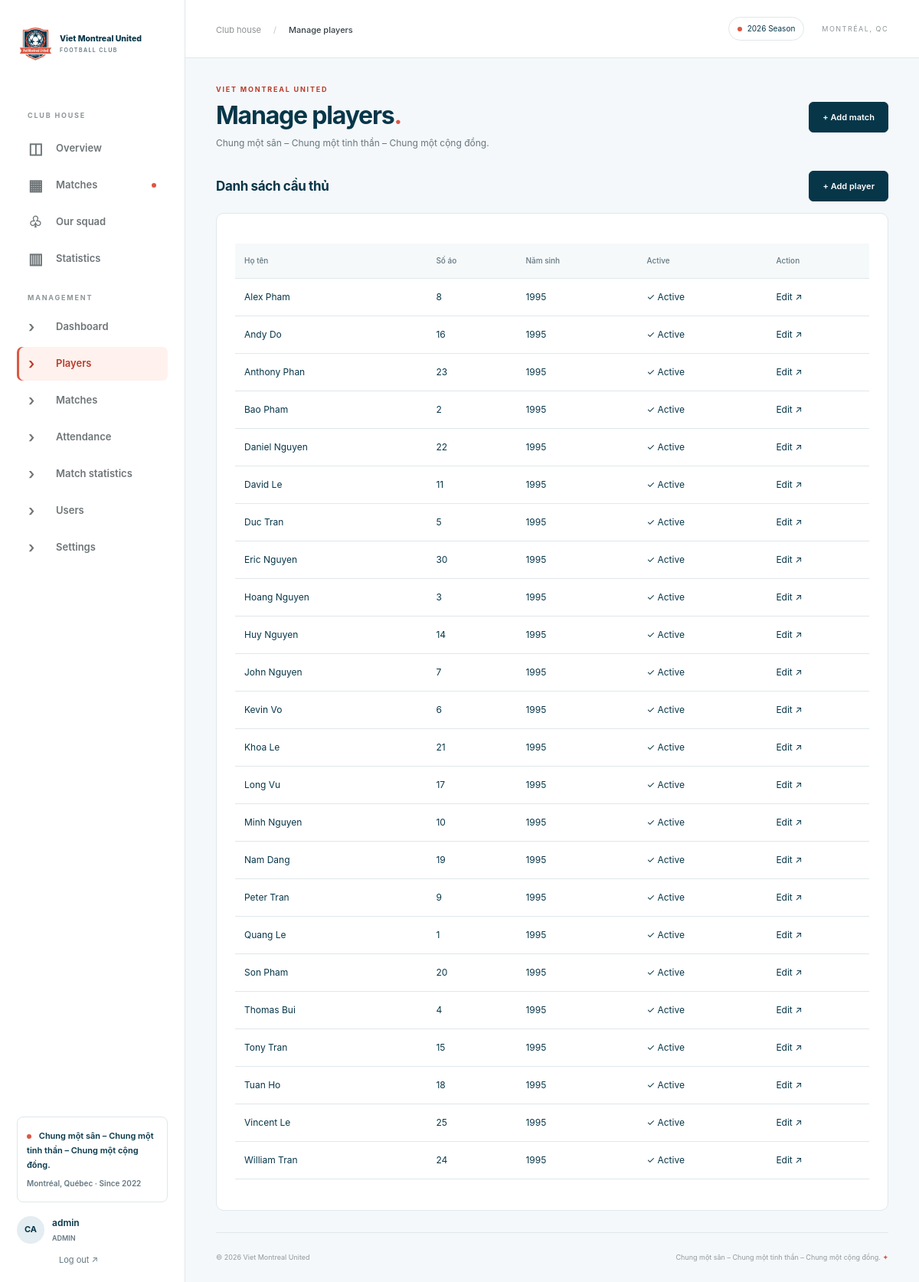
/index.php?page=admin-players (signed in), run on the app's committed database.
### tables this page shows
CREATE TABLE users (
 id INT UNSIGNED AUTO_INCREMENT PRIMARY KEY,
 username VARCHAR(60) NOT NULL UNIQUE,
 password_hash VARCHAR(255) NOT NULL,
 role ENUM('ADMIN','PLAYER') NOT NULL,
 player_id INT UNSIGNED NULL UNIQUE,
 is_active TINYINT(1) NOT NULL DEFAULT 1,
 created_at TIMESTAMP NOT NULL DEFAULT CURRENT_TIMESTAMP,
 updated_at TIMESTAMP NOT NULL DEFAULT CURRENT_TIMESTAMP ON UPDATE CURRENT_TIMESTAMP,
 FOREIGN KEY (player_id) REFERENCES players(id) ON DELETE RESTRICT
);

CREATE TABLE players (
 id INT UNSIGNED AUTO_INCREMENT PRIMARY KEY,
 full_name VARCHAR(120) NOT NULL,
 jersey_number VARCHAR(20) NOT NULL,
 jersey_key VARCHAR(20) GENERATED ALWAYS AS (LOWER(TRIM(jersey_number))) STORED,
 CONSTRAINT players_jersey_nonempty CHECK (CHAR_LENGTH(TRIM(jersey_number)) > 0),
 UNIQUE KEY players_jersey_unique (jersey_key),
 birth_year SMALLINT UNSIGNED NULL,
 photo_path VARCHAR(190) NULL,
 is_active TINYINT(1) NOT NULL DEFAULT 1,
 created_at TIMESTAMP NOT NULL DEFAULT CURRENT_TIMESTAMP,
 updated_at TIMESTAMP NOT NULL DEFAULT CURRENT_TIMESTAMP ON UPDATE CURRENT_TIMESTAMP
);

### public/index.php (called while the page is built, shortened)
<?php
require __DIR__.'/../app/bootstrap.php';
$page=is_string($_GET['page'] ?? null)?$_GET['page']:'home';
$routes=['home'=>'home','matches'=>'matches','match'=>'match','players'=>'players','profile'=>'profile','statistics'=>'statistics','login'=>'login','account'=>'account','admin'=>'home','admin-players'=>'admin-players','admin-player-edit'=>'admin-player-edit','admin-matches'=>'admin-matches','admin-match-edit'=>'admin-match-edit','admin-attendance'=>'admin-match-data','admin-stats'=>'admin-match-data','admin-users'=>'admin-users','admin-settings'=>'admin-settings'];
$titles=['home'=>'Club overview','matches'=>'Match centre','match'=>'Match detail','players'=>'Our squad','profile'=>'Player profile','statistics'=>'Club statistics','login'=>'Welcome back','account'=>'My account','admin'=>'Club dashboard','admin-players'=>'Manage players','admin-player-edit'=>'Player details','admin-matches'=>'Manage matches','admin-match-edit'=>'Match details','admin-attendance'=>'Match attendance','admin-stats'=>'Match statistics','admin-users'=>'Player accounts','admin-settings'=>'Club settings'];
$title=$titles[$page];
try { require __DIR__.'/../app/views/'.$routes[$page].'.php'; $content=ob_get_clean(); }
catch (DomainException $e) { ob_end_clean(); abort_page(404,$e->getMessage()); }
require __DIR__.'/../app/views/layout.php';

### app/auth.php (called while the page is built, shortened)
<?php
function current_user(): ?array {
    $u = one('SELECT u.*, p.full_name, p.photo_path, p.is_active AS player_active FROM users u LEFT JOIN players p ON p.id=u.player_id WHERE u.id=?', [$_SESSION['user_id']]);
    return $u;
}
function is_admin(): bool { return ($GLOBALS['user']['role'] ?? '') === 'ADMIN'; }

### app/bootstrap.php (called while the page is built, shortened)
<?php
require __DIR__ . '/functions.php';
require __DIR__ . '/auth.php';
try {
    $settings = array_column(query('SELECT * FROM settings'), 'setting_value', 'setting_key');
} catch (PDOException $e) {
    error_log($e->getMessage()); http_response_code(503);
    exit('Database is not configured. Configure config/database.local.php and follow README.md.');
}
$user = current_user();

### app/views/admin-players.php (the view)
<div class="section-heading"><h2>Danh sách cầu thủ</h2><a class="btn btn-dark" href="<?= url('admin-player-edit') ?>">+ Add player</a></div>
<section class="panel"><div class="table-responsive"><table class="table"><thead><tr><th>Họ tên</th><th>Số áo</th><th>Năm sinh</th><th>Active</th><th>Action</th></tr></thead><tbody>
<?php foreach(query('SELECT * FROM players ORDER BY is_active DESC,full_name,id') as $p): ?>
<tr><td><a href="<?= url('profile',['id'=>$p['id']]) ?>"><?= e($p['full_name']) ?></a></td><td class="jersey-text"><?= e($p['jersey_number']) ?></td><td><?= e($p['birth_year'] ?? '—') ?></td><td><?= $p['is_active']?'✓ Active':'Inactive' ?></td><td><a href="<?= url('admin-player-edit',['id'=>$p['id']]) ?>">Edit ↗</a></td></tr>
<?php endforeach; ?></tbody></table></div></section>

### app/views/layout.php (shortened to what this page needs)
<!doctype html>
<html lang="vi">
<head><link rel="stylesheet" href="assets/bootstrap.min.css"><link rel="stylesheet" href="assets/app.css?v=club-2022"><link rel="stylesheet" href="assets/club-theme.css?v=4"></head>
<body>
<aside class="sidebar" id="navigation">
<a href="<?= url() ?>" class="brand"><img class="brand-logo" src="assets/images/club-logo.jpg" alt="Logo Viet Montreal United" width="48" height="48"><span><span class="brand-name">Viet Montreal United</span><small>FOOTBALL CLUB</small></span></a>
<div class="nav-caption">CLUB HOUSE</div>
<nav aria-label="Main navigation">
<?php $nav=['home'=>['◫','Overview'],'matches'=>['▦','Matches'],'players'=>['♧','Our squad'],'statistics'=>['▥','Statistics']]; foreach($nav as $key=>[$icon,$label]): $args=$key==='profile'?['id'=>$user['player_id']]:($key==='match'?['id'=>$nm['id']]:[]); ?>
<a class="nav-item <?= $page===$key?'active':'' ?>" href="<?= url($key,$args) ?>"><span><?= $icon ?></span><?= e($label) ?><?= $key==='matches'?'<i class="nav-dot"></i>':'' ?></a>
<?php endforeach; ?>
<?php if(is_admin()): ?><div class="nav-caption">MANAGEMENT</div><?php foreach(['admin'=>'Dashboard','admin-players'=>'Players','admin-matches'=>'Matches','admin-attendance'=>'Attendance','admin-stats'=>'Match statistics','admin-users'=>'Users','admin-settings'=>'Settings'] as $key=>$label): ?><a class="nav-item <?= $page===$key?'active':'' ?>" href="<?= url($key) ?>"><span>›</span><?= e($label) ?></a><?php endforeach; endif; ?>
</nav>
<div class="sidebar-bottom"><div class="club-note"><span class="live-dot"></span> <?= e(club_slogan()) ?><small>Montréal, Québec · Since 2022</small></div>
<?php if($user): ?><a class="user-link" href="<?= url('account') ?>"><?= avatar(array_replace($user,['full_name'=>$user['full_name'] ?? 'Club Admin'])) ?><span><?= e($user['full_name'] ?? $user['username']) ?><small><?= e($user['role']) ?></small></span></a><form method="post"><?= csrf() ?><input type="hidden" name="action" value="logout"><button class="logout" type="submit">Log out ↗</button></form><?php else: ?><a class="btn btn-dark w-100" href="<?= url('login') ?>">Member login ↗</a><?php endif; ?></div>
</aside>
<div class="workspace"><header class="topbar"><div class="topbar-left"><button class="menu-toggle" type="button" aria-controls="navigation" aria-expanded="false" aria-label="Toggle menu">☰</button><span class="breadcrumb-label">Club house <span>/</span> <strong><?= e($title) ?></strong></span></div><div class="topbar-right"><span class="season-pill"><span class="live-dot"></span><?= e($settings['season_label']) ?></span><span class="top-location">MONTRÉAL, QC</span></div></header>
<main id="main"><div class="page-heading"><div><div class="eyebrow">VIET MONTREAL UNITED</div><h1><?= e($title) ?><span class="title-dot">.</span></h1><p><?= e(club_slogan()) ?></p></div><div class="heading-action"><?php if(is_admin()): ?><a class="btn btn-dark" href="<?= url('admin-match-edit') ?>">+ Add match</a><?php else: ?><span class="date-stamp"><?= e(date('l, d M Y')) ?></span><?php endif; ?></div></div>
<?= $content ?>
<footer><span>© <?= date('Y') ?> <?= e(club()) ?></span><span><?= e(club_slogan()) ?> <span class="accent">✦</span></span></footer>
</main></div>
</body></html>

### public/assets/app.css (style rules this page uses)
:root { --ink:#073649;--accent:#b83c2b;--accent-light:#ffd9cf;--muted:#7a8083;--line:#e2e7e9;--bg:#f3f6f7 }
* { box-sizing:border-box }
body { margin:0;background:var(--bg);color:#25343b;font-family:Inter,"Segoe UI",Arial,sans-serif;font-size:14px }
a { color:inherit;text-decoration:none }
button,input,select { font:inherit }
.sidebar { position:fixed;inset:0 auto 0 0;width:242px;background:#fff;border-right:1px solid var(--line);padding:33px 22px 20px;display:flex;flex-direction:column;z-index:20;overflow-y:auto }
.brand { display:flex;align-items:center;gap:12px;font-size:12px;font-weight:800;letter-spacing:.7px;line-height:1.7;margin-bottom:41px }
.brand small { display:block;font-size:8px;font-weight:600;letter-spacing:1.7px;color:var(--muted) }
.nav-caption { font-size:9px;letter-spacing:1.8px;color:#8e9699;font-weight:700;margin:22px 14px 10px }
.nav-item { display:flex;align-items:center;gap:14px;padding:12px 15px;margin:4px 0;border-radius:7px;color:#6e7578;font-size:13px;font-weight:600 }
.nav-item>span { font-size:20px;width:22px;line-height:1 }
.nav-item.active { background:#e0ebf0;color:#314e5a }
.nav-dot { width:6px;height:6px;background:#588699;border-radius:50%;margin-left:auto }
.sidebar-bottom { margin-top:auto;padding-top:35px }
.club-note { border:1px solid var(--line);border-radius:8px;padding:15px 12px;font-size:11px;font-weight:600;margin-bottom:18px }
.club-note small { display:block;color:var(--muted);font-size:10px;margin-top:6px }
.live-dot { display:inline-block;background:#6aa0b7;width:6px;height:6px;border-radius:50%;margin-right:7px }
.user-link { display:flex;align-items:center;gap:10px;font-size:12px;font-weight:600 }
.user-link small { display:block;font-size:9px;color:var(--muted);margin-top:4px }
.logout { border:0;background:none;color:var(--muted);font-size:11px;margin:12px 0 0 49px }
.workspace { margin-left:242px }
.topbar { height:76px;background:#fff;border-bottom:1px solid var(--line);padding:0 40px;display:flex;align-items:center;justify-content:space-between;gap:16px }
.breadcrumb-label { color:#8c9294;font-size:11px }
.breadcrumb-label span { margin:0 13px;color:#c0c7ca }
.breadcrumb-label strong { font-weight:500;color:#354247 }
.topbar-right { display:flex;align-items:center;gap:23px }
.season-pill { font-size:10px;border:1px solid var(--line);padding:7px 11px;border-radius:20px;white-space:nowrap }
.top-location { font-size:9px;letter-spacing:1.5px;color:#8f9699 }
main { max-width:1550px;margin:auto;padding:34px 40px 0 }
.page-heading { display:flex;justify-content:space-between;align-items:center;margin-bottom:27px;gap:20px }
.eyebrow { font-size:9px;letter-spacing:1.8px;font-weight:700 }
.page-heading .eyebrow { color:#768b94;margin-bottom:8px }
h1 { font-size:32px;font-weight:650;letter-spacing:-1.2px;margin:0 0 8px;line-height:1.2 }
.title-dot { color:#6095ac }
.page-heading p { color:var(--muted);font-size:12px;margin:0 }
.btn { padding:11px 17px;font-size:11px;font-weight:600;border-radius:6px }
.btn-dark { background:var(--ink);border-color:var(--ink) }
.section-heading { display:flex;align-items:center;justify-content:space-between;gap:15px;margin:26px 0 15px }
h2 { font-size:17px;font-weight:650;letter-spacing:-.35px;margin:0 }
.section-heading>a { font-size:10px;color:#55707b;font-weight:600 }
.section-heading .btn { font-size:11px;color:#fff }
.panel { border:1px solid var(--line);border-radius:10px;background:#fff;padding:24px;min-width:0 }
.accent { color:#5a8ca2 }
footer { display:flex;justify-content:space-between;padding:25px 0;font-size:9px;color:#90999d;gap:20px;border-top:1px solid var(--line);margin-top:28px }
.table { font-size:12px;margin-top:15px;white-space:nowrap }
.table>:not(caption)>*>* { padding:15px 12px;border-color:var(--line);vertical-align:middle;color:var(--ink) }
.table th { font-size:10px;font-weight:500;background:#f5f9fa;color:var(--muted) }
.jersey-text,.jersey,.squad-number { white-space:pre-wrap;overflow-wrap:anywhere }

### data on the page
users: username "admin", role "ADMIN"
players: full_name "Alex Pham", jersey_number "8", birth_year "1995", is_active "✓ Active"
players: full_name "Andy Do", jersey_number "16", birth_year "1995", is_active "✓ Active"
players: full_name "Anthony Phan", jersey_number "23", birth_year "1995", is_active "✓ Active"
players: full_name "Bao Pham", jersey_number "2", birth_year "1995", is_active "✓ Active"
players: full_name "Daniel Nguyen", jersey_number "22", birth_year "1995", is_active "✓ Active"
players: full_name "David Le", jersey_number "11", birth_year "1995", is_active "✓ Active"
players: full_name "Duc Tran", jersey_number "5", birth_year "1995", is_active "✓ Active"
players: full_name "Eric Nguyen", jersey_number "30", birth_year "1995", is_active "✓ Active"
players: full_name "Hoang Nguyen", jersey_number "3", birth_year "1995", is_active "✓ Active"
players: full_name "Huy Nguyen", jersey_number "14", birth_year "1995", is_active "✓ Active"
players: full_name "John Nguyen", jersey_number "7", birth_year "1995", is_active "✓ Active"
players: full_name "Kevin Vo", jersey_number "6", birth_year "1995", is_active "✓ Active"
players: full_name "Khoa Le", jersey_number "21", birth_year "1995", is_active "✓ Active"
players: full_name "Long Vu", jersey_number "17", birth_year "1995", is_active "✓ Active"
players: full_name "Minh Nguyen", jersey_number "10", birth_year "1995", is_active "✓ Active"
players: full_name "Nam Dang", jersey_number "19", birth_year "1995", is_active "✓ Active"
players: full_name "Peter Tran", jersey_number "9", birth_year "1995", is_active "✓ Active"
players: full_name "Quang Le", jersey_number "1", birth_year "1995", is_active "✓ Active"
players: full_name "Son Pham", jersey_number "20", birth_year "1995", is_active "✓ Active"
players: full_name "Thomas Bui", jersey_number "4", birth_year "1995", is_active "✓ Active"
players: full_name "Tony Tran", jersey_number "15", birth_year "1995", is_active "✓ Active"
players: full_name "Tuan Ho", jersey_number "18", birth_year "1995", is_active "✓ Active"
players: full_name "Vincent Le", jersey_number "25", birth_year "1995", is_active "✓ Active"
players: full_name "William Tran", jersey_number "24", birth_year "1995", is_active "✓ Active"

### other printed values
$icon "◫"
$label "Overview"
$icon "▦"
$label "Matches"
$icon "♧"
$label "Our squad"
$icon "▥"
$label "Statistics"
$label "Dashboard"
$label "Players"
$label "Attendance"
$label "Match statistics"
$label "Users"
$label "Settings"
club_slogan() "Chung một sân – Chung một tinh thần – Chung một cộng đồng."
